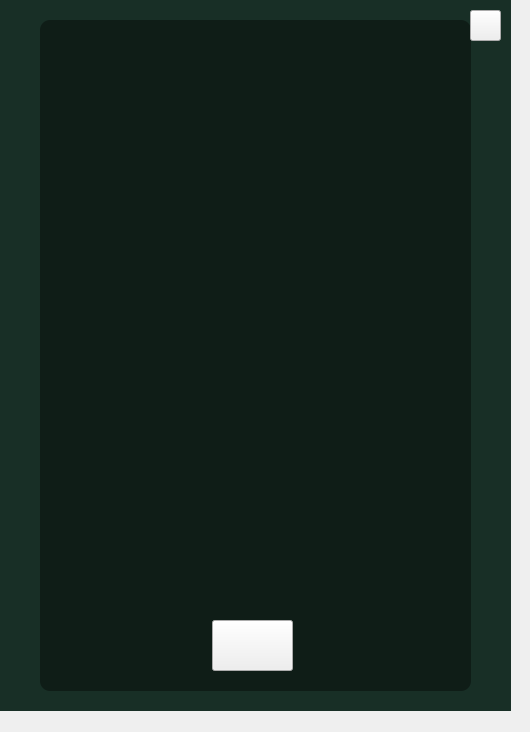
<?xml version="1.0" encoding="UTF-8"?>
<ui version="4.0">
 <class>Form</class>
 <widget class="QWidget" name="Form">
  <property name="geometry">
   <rect>
    <x>0</x>
    <y>0</y>
    <width>530</width>
    <height>732</height>
   </rect>
  </property>
  <property name="windowTitle">
   <string>Form</string>
  </property>
  <widget class="QLabel" name="background">
   <property name="geometry">
    <rect>
     <x>0</x>
     <y>0</y>
     <width>511</width>
     <height>711</height>
    </rect>
   </property>
   <property name="styleSheet">
    <string notr="true">background-color: rgb(24, 47, 38);</string>
   </property>
   <property name="text">
    <string/>
   </property>
  </widget>
  <widget class="QLabel" name="returnIcon">
   <property name="geometry">
    <rect>
     <x>471</x>
     <y>8</y>
     <width>31</width>
     <height>31</height>
    </rect>
   </property>
   <property name="styleSheet">
    <string notr="true">border-image: url(:/images/return.png);</string>
   </property>
   <property name="text">
    <string/>
   </property>
  </widget>
  <widget class="QPushButton" name="returnButton">
   <property name="geometry">
    <rect>
     <x>470</x>
     <y>10</y>
     <width>31</width>
     <height>31</height>
    </rect>
   </property>
   <property name="styleSheet">
    <string notr="true">QPushButton { background-color: transparent; border: 0px };</string>
   </property>
   <property name="text">
    <string/>
   </property>
  </widget>
  <widget class="QLabel" name="backgroundDark">
   <property name="geometry">
    <rect>
     <x>40</x>
     <y>20</y>
     <width>431</width>
     <height>671</height>
    </rect>
   </property>
   <property name="styleSheet">
    <string notr="true">background-color:rgba(0, 0, 0, 100);
border-radius:10px;
</string>
   </property>
   <property name="text">
    <string/>
   </property>
  </widget>
  <widget class="QLabel" name="difficultyLabel">
   <property name="geometry">
    <rect>
     <x>160</x>
     <y>40</y>
     <width>191</width>
     <height>41</height>
    </rect>
   </property>
   <property name="styleSheet">
    <string notr="true">image: url(:/images/difficulty.png);</string>
   </property>
   <property name="text">
    <string/>
   </property>
  </widget>
  <widget class="QLabel" name="playerOneLabel">
   <property name="geometry">
    <rect>
     <x>100</x>
     <y>181</y>
     <width>151</width>
     <height>31</height>
    </rect>
   </property>
   <property name="styleSheet">
    <string notr="true">image: url(:/images/playerOne.png);</string>
   </property>
   <property name="text">
    <string/>
   </property>
  </widget>
  <widget class="QLabel" name="playerTwoLabel">
   <property name="geometry">
    <rect>
     <x>290</x>
     <y>181</y>
     <width>121</width>
     <height>31</height>
    </rect>
   </property>
   <property name="styleSheet">
    <string notr="true">image: url(:/images/playerTwo.png);</string>
   </property>
   <property name="text">
    <string/>
   </property>
  </widget>
  <widget class="QLabel" name="playerThreeLabel">
   <property name="geometry">
    <rect>
     <x>110</x>
     <y>301</y>
     <width>121</width>
     <height>31</height>
    </rect>
   </property>
   <property name="styleSheet">
    <string notr="true">image: url(:/images/playerThree.png);</string>
   </property>
   <property name="text">
    <string/>
   </property>
  </widget>
  <widget class="QLabel" name="playerFourLabel">
   <property name="geometry">
    <rect>
     <x>260</x>
     <y>301</y>
     <width>181</width>
     <height>31</height>
    </rect>
   </property>
   <property name="styleSheet">
    <string notr="true">image: url(:/images/playerFour.png);</string>
   </property>
   <property name="text">
    <string/>
   </property>
  </widget>
  <widget class="QLabel" name="compOneLabel">
   <property name="geometry">
    <rect>
     <x>72</x>
     <y>451</y>
     <width>161</width>
     <height>31</height>
    </rect>
   </property>
   <property name="styleSheet">
    <string notr="true">image: url(:/images/computerOne.png);</string>
   </property>
   <property name="text">
    <string/>
   </property>
  </widget>
  <widget class="QLabel" name="logoCards">
   <property name="geometry">
    <rect>
     <x>60</x>
     <y>10</y>
     <width>61</width>
     <height>51</height>
    </rect>
   </property>
   <property name="styleSheet">
    <string notr="true">image: url(:/images/logoCards.png);</string>
   </property>
   <property name="text">
    <string/>
   </property>
  </widget>
  <widget class="QPushButton" name="easyGameButton">
   <property name="geometry">
    <rect>
     <x>70</x>
     <y>81</y>
     <width>91</width>
     <height>51</height>
    </rect>
   </property>
   <property name="styleSheet">
    <string notr="true">image: url(:/images/easy.png);
border: 0px;</string>
   </property>
   <property name="text">
    <string/>
   </property>
  </widget>
  <widget class="QPushButton" name="mediumGameButton">
   <property name="geometry">
    <rect>
     <x>193</x>
     <y>84</y>
     <width>121</width>
     <height>45</height>
    </rect>
   </property>
   <property name="styleSheet">
    <string notr="true">image: url(:/images/medium.png);
border: 0px;</string>
   </property>
   <property name="text">
    <string/>
   </property>
  </widget>
  <widget class="QPushButton" name="hardGameButton">
   <property name="geometry">
    <rect>
     <x>343</x>
     <y>81</y>
     <width>91</width>
     <height>51</height>
    </rect>
   </property>
   <property name="styleSheet">
    <string notr="true">image: url(:/images/hard.png);
border: 0px;</string>
   </property>
   <property name="text">
    <string/>
   </property>
  </widget>
  <widget class="QPushButton" name="playerOneLogin">
   <property name="geometry">
    <rect>
     <x>110</x>
     <y>221</y>
     <width>121</width>
     <height>31</height>
    </rect>
   </property>
   <property name="styleSheet">
    <string notr="true">image: url(:/images/logIn.png);
border: 0px;</string>
   </property>
   <property name="text">
    <string/>
   </property>
  </widget>
  <widget class="QPushButton" name="playerOneRegister">
   <property name="geometry">
    <rect>
     <x>120</x>
     <y>261</y>
     <width>101</width>
     <height>31</height>
    </rect>
   </property>
   <property name="styleSheet">
    <string notr="true">image: url(:/images/registerButton.png);
border: 0px;</string>
   </property>
   <property name="text">
    <string/>
   </property>
  </widget>
  <widget class="QLabel" name="compTwoLabel">
   <property name="geometry">
    <rect>
     <x>290</x>
     <y>451</y>
     <width>151</width>
     <height>31</height>
    </rect>
   </property>
   <property name="styleSheet">
    <string notr="true">image: url(:/images/computerTwo.png);</string>
   </property>
   <property name="text">
    <string/>
   </property>
  </widget>
  <widget class="QLabel" name="compThreeLabel">
   <property name="geometry">
    <rect>
     <x>72</x>
     <y>541</y>
     <width>151</width>
     <height>31</height>
    </rect>
   </property>
   <property name="styleSheet">
    <string notr="true">image: url(:/images/computerThree.png);</string>
   </property>
   <property name="text">
    <string/>
   </property>
  </widget>
  <widget class="QLabel" name="compFourLabel">
   <property name="geometry">
    <rect>
     <x>290</x>
     <y>541</y>
     <width>151</width>
     <height>31</height>
    </rect>
   </property>
   <property name="styleSheet">
    <string notr="true">image: url(:/images/computerFour.png);</string>
   </property>
   <property name="text">
    <string/>
   </property>
  </widget>
  <widget class="QLabel" name="easyLabel">
   <property name="geometry">
    <rect>
     <x>86</x>
     <y>121</y>
     <width>61</width>
     <height>61</height>
    </rect>
   </property>
   <property name="styleSheet">
    <string notr="true">image: url(:/images/easyTiming.png);</string>
   </property>
   <property name="text">
    <string/>
   </property>
  </widget>
  <widget class="QLabel" name="mediumLabel">
   <property name="geometry">
    <rect>
     <x>223</x>
     <y>121</y>
     <width>61</width>
     <height>61</height>
    </rect>
   </property>
   <property name="styleSheet">
    <string notr="true">image: url(:/images/mediumTiming.png);</string>
   </property>
   <property name="text">
    <string/>
   </property>
  </widget>
  <widget class="QLabel" name="hardLabel">
   <property name="geometry">
    <rect>
     <x>358</x>
     <y>121</y>
     <width>61</width>
     <height>61</height>
    </rect>
   </property>
   <property name="styleSheet">
    <string notr="true">image: url(:/images/hardTiming.png);</string>
   </property>
   <property name="text">
    <string/>
   </property>
  </widget>
  <widget class="QPushButton" name="easyCompOneButton">
   <property name="geometry">
    <rect>
     <x>65</x>
     <y>481</y>
     <width>51</width>
     <height>31</height>
    </rect>
   </property>
   <property name="styleSheet">
    <string notr="true">image: url(:/images/easy.png);
border: 0px;</string>
   </property>
   <property name="text">
    <string/>
   </property>
  </widget>
  <widget class="QPushButton" name="mediumCompOneButton">
   <property name="geometry">
    <rect>
     <x>123</x>
     <y>481</y>
     <width>61</width>
     <height>31</height>
    </rect>
   </property>
   <property name="styleSheet">
    <string notr="true">image: url(:/images/medium.png);
border: 0px;</string>
   </property>
   <property name="text">
    <string/>
   </property>
  </widget>
  <widget class="QPushButton" name="hardCompOneButton">
   <property name="geometry">
    <rect>
     <x>190</x>
     <y>481</y>
     <width>51</width>
     <height>31</height>
    </rect>
   </property>
   <property name="styleSheet">
    <string notr="true">image: url(:/images/hard.png);
border: 0px;</string>
   </property>
   <property name="text">
    <string/>
   </property>
  </widget>
  <widget class="QPushButton" name="playerTwoLogin">
   <property name="geometry">
    <rect>
     <x>290</x>
     <y>221</y>
     <width>121</width>
     <height>31</height>
    </rect>
   </property>
   <property name="styleSheet">
    <string notr="true">image: url(:/images/logIn.png);
border: 0px;</string>
   </property>
   <property name="text">
    <string/>
   </property>
  </widget>
  <widget class="QPushButton" name="playerTwoRegister">
   <property name="geometry">
    <rect>
     <x>300</x>
     <y>261</y>
     <width>101</width>
     <height>31</height>
    </rect>
   </property>
   <property name="styleSheet">
    <string notr="true">image: url(:/images/registerButton.png);
border: 0px;</string>
   </property>
   <property name="text">
    <string/>
   </property>
  </widget>
  <widget class="QPushButton" name="playerThreeRegister">
   <property name="geometry">
    <rect>
     <x>120</x>
     <y>381</y>
     <width>101</width>
     <height>31</height>
    </rect>
   </property>
   <property name="styleSheet">
    <string notr="true">image: url(:/images/registerButton.png);
border: 0px;</string>
   </property>
   <property name="text">
    <string/>
   </property>
  </widget>
  <widget class="QPushButton" name="playerThreeLogin">
   <property name="geometry">
    <rect>
     <x>110</x>
     <y>341</y>
     <width>121</width>
     <height>31</height>
    </rect>
   </property>
   <property name="styleSheet">
    <string notr="true">image: url(:/images/logIn.png);
border: 0px;</string>
   </property>
   <property name="text">
    <string/>
   </property>
  </widget>
  <widget class="QPushButton" name="playerFourRegister">
   <property name="geometry">
    <rect>
     <x>300</x>
     <y>381</y>
     <width>101</width>
     <height>31</height>
    </rect>
   </property>
   <property name="styleSheet">
    <string notr="true">image: url(:/images/registerButton.png);
border: 0px;</string>
   </property>
   <property name="text">
    <string/>
   </property>
  </widget>
  <widget class="QPushButton" name="playerFourLogin">
   <property name="geometry">
    <rect>
     <x>290</x>
     <y>341</y>
     <width>121</width>
     <height>31</height>
    </rect>
   </property>
   <property name="styleSheet">
    <string notr="true">image: url(:/images/logIn.png);
border: 0px;</string>
   </property>
   <property name="text">
    <string/>
   </property>
  </widget>
  <widget class="QPushButton" name="mediumCompTwoButton">
   <property name="geometry">
    <rect>
     <x>333</x>
     <y>481</y>
     <width>61</width>
     <height>31</height>
    </rect>
   </property>
   <property name="styleSheet">
    <string notr="true">image: url(:/images/medium.png);
border: 0px;</string>
   </property>
   <property name="text">
    <string/>
   </property>
  </widget>
  <widget class="QPushButton" name="hardCompTwoButton">
   <property name="geometry">
    <rect>
     <x>400</x>
     <y>481</y>
     <width>51</width>
     <height>31</height>
    </rect>
   </property>
   <property name="styleSheet">
    <string notr="true">image: url(:/images/hard.png);
border: 0px;</string>
   </property>
   <property name="text">
    <string/>
   </property>
  </widget>
  <widget class="QPushButton" name="easyCompTwoButton">
   <property name="geometry">
    <rect>
     <x>275</x>
     <y>481</y>
     <width>51</width>
     <height>31</height>
    </rect>
   </property>
   <property name="styleSheet">
    <string notr="true">image: url(:/images/easy.png);
border: 0px;</string>
   </property>
   <property name="text">
    <string/>
   </property>
  </widget>
  <widget class="QPushButton" name="compThreeMediumButton">
   <property name="geometry">
    <rect>
     <x>118</x>
     <y>571</y>
     <width>61</width>
     <height>31</height>
    </rect>
   </property>
   <property name="styleSheet">
    <string notr="true">image: url(:/images/medium.png);
border: 0px;</string>
   </property>
   <property name="text">
    <string/>
   </property>
  </widget>
  <widget class="QPushButton" name="compThreeHardButton">
   <property name="geometry">
    <rect>
     <x>185</x>
     <y>571</y>
     <width>51</width>
     <height>31</height>
    </rect>
   </property>
   <property name="styleSheet">
    <string notr="true">image: url(:/images/hard.png);
border: 0px;</string>
   </property>
   <property name="text">
    <string/>
   </property>
  </widget>
  <widget class="QPushButton" name="easyCompThreeButton">
   <property name="geometry">
    <rect>
     <x>60</x>
     <y>571</y>
     <width>51</width>
     <height>31</height>
    </rect>
   </property>
   <property name="styleSheet">
    <string notr="true">image: url(:/images/easy.png);
border: 0px;</string>
   </property>
   <property name="text">
    <string/>
   </property>
  </widget>
  <widget class="QPushButton" name="compFourHardButton">
   <property name="geometry">
    <rect>
     <x>397</x>
     <y>571</y>
     <width>51</width>
     <height>31</height>
    </rect>
   </property>
   <property name="styleSheet">
    <string notr="true">image: url(:/images/hard.png);
border: 0px;</string>
   </property>
   <property name="text">
    <string/>
   </property>
  </widget>
  <widget class="QPushButton" name="compFourEasyButton">
   <property name="geometry">
    <rect>
     <x>272</x>
     <y>571</y>
     <width>51</width>
     <height>31</height>
    </rect>
   </property>
   <property name="styleSheet">
    <string notr="true">image: url(:/images/easy.png);
border: 0px;</string>
   </property>
   <property name="text">
    <string/>
   </property>
  </widget>
  <widget class="QPushButton" name="compFourMediumButton">
   <property name="geometry">
    <rect>
     <x>330</x>
     <y>571</y>
     <width>61</width>
     <height>31</height>
    </rect>
   </property>
   <property name="styleSheet">
    <string notr="true">image: url(:/images/medium.png);
border: 0px;</string>
   </property>
   <property name="text">
    <string/>
   </property>
  </widget>
  <widget class="QLabel" name="nextIcon">
   <property name="geometry">
    <rect>
     <x>128</x>
     <y>590</y>
     <width>251</width>
     <height>111</height>
    </rect>
   </property>
   <property name="styleSheet">
    <string notr="true">image: url(:/images/next.png);</string>
   </property>
   <property name="text">
    <string/>
   </property>
  </widget>
  <widget class="QPushButton" name="nextButton">
   <property name="geometry">
    <rect>
     <x>212</x>
     <y>620</y>
     <width>81</width>
     <height>51</height>
    </rect>
   </property>
   <property name="styleSheet">
    <string notr="true">QPushButton { background-color: transparent; border: 0px };</string>
   </property>
   <property name="text">
    <string/>
   </property>
  </widget>
  <zorder>background</zorder>
  <zorder>backgroundDark</zorder>
  <zorder>difficultyLabel</zorder>
  <zorder>playerOneLabel</zorder>
  <zorder>playerTwoLabel</zorder>
  <zorder>playerThreeLabel</zorder>
  <zorder>playerFourLabel</zorder>
  <zorder>compOneLabel</zorder>
  <zorder>logoCards</zorder>
  <zorder>returnIcon</zorder>
  <zorder>easyGameButton</zorder>
  <zorder>mediumGameButton</zorder>
  <zorder>hardGameButton</zorder>
  <zorder>playerOneLogin</zorder>
  <zorder>playerOneRegister</zorder>
  <zorder>compTwoLabel</zorder>
  <zorder>compThreeLabel</zorder>
  <zorder>compFourLabel</zorder>
  <zorder>easyLabel</zorder>
  <zorder>mediumLabel</zorder>
  <zorder>hardLabel</zorder>
  <zorder>easyCompOneButton</zorder>
  <zorder>mediumCompOneButton</zorder>
  <zorder>hardCompOneButton</zorder>
  <zorder>playerTwoLogin</zorder>
  <zorder>playerTwoRegister</zorder>
  <zorder>playerThreeRegister</zorder>
  <zorder>playerThreeLogin</zorder>
  <zorder>playerFourRegister</zorder>
  <zorder>playerFourLogin</zorder>
  <zorder>mediumCompTwoButton</zorder>
  <zorder>hardCompTwoButton</zorder>
  <zorder>easyCompTwoButton</zorder>
  <zorder>compThreeMediumButton</zorder>
  <zorder>compThreeHardButton</zorder>
  <zorder>easyCompThreeButton</zorder>
  <zorder>compFourHardButton</zorder>
  <zorder>compFourEasyButton</zorder>
  <zorder>compFourMediumButton</zorder>
  <zorder>nextIcon</zorder>
  <zorder>nextButton</zorder>
  <zorder>returnButton</zorder>
 </widget>
 <resources>
  <include location="res.qrc"/>
 </resources>
 <connections/>
</ui>
